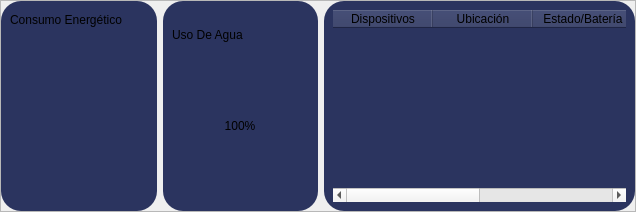
        <widget class="QFrame" name="frame_6">
         <property name="frameShape">
          <enum>QFrame::Shape::StyledPanel</enum>
         </property>
         <property name="frameShadow">
          <enum>QFrame::Shadow::Raised</enum>
         </property>
         <layout class="QHBoxLayout" name="horizontalLayout_4" stretch="1,1,2">
          <property name="leftMargin">
           <number>0</number>
          </property>
          <property name="topMargin">
           <number>0</number>
          </property>
          <property name="rightMargin">
           <number>0</number>
          </property>
          <property name="bottomMargin">
           <number>0</number>
          </property>
          <item>
           <widget class="QFrame" name="frame_16">
            <property name="styleSheet">
             <string notr="true">QFrame{
	background-color: rgb(43, 52, 95);
	border-radius: 20px;
}</string>
            </property>
            <property name="frameShape">
             <enum>QFrame::Shape::StyledPanel</enum>
            </property>
            <property name="frameShadow">
             <enum>QFrame::Shadow::Raised</enum>
            </property>
            <layout class="QVBoxLayout" name="verticalLayout_12">
             <item>
              <widget class="QLabel" name="label_10">
               <property name="maximumSize">
                <size>
                 <width>16777215</width>
                 <height>20</height>
                </size>
               </property>
               <property name="text">
                <string>Consumo Energético</string>
               </property>
              </widget>
             </item>
             <item>
              <widget class="QWidget" name="widget_2" native="true"/>
             </item>
            </layout>
           </widget>
          </item>
          <item>
           <widget class="QFrame" name="frame_15">
            <property name="styleSheet">
             <string notr="true">QFrame{
	background-color: rgb(43, 52, 95);
	border-radius: 20px;
}</string>
            </property>
            <property name="frameShape">
             <enum>QFrame::Shape::StyledPanel</enum>
            </property>
            <property name="frameShadow">
             <enum>QFrame::Shadow::Raised</enum>
            </property>
            <layout class="QVBoxLayout" name="verticalLayout_17">
             <item>
              <widget class="QLabel" name="label_31">
               <property name="maximumSize">
                <size>
                 <width>16777215</width>
                 <height>20</height>
                </size>
               </property>
               <property name="text">
                <string>Uso De Agua</string>
               </property>
              </widget>
             </item>
             <item>
              <layout class="QHBoxLayout" name="horizontalLayout_14">
               <item>
                <spacer name="horizontalSpacer_3">
                 <property name="orientation">
                  <enum>Qt::Orientation::Horizontal</enum>
                 </property>
                 <property name="sizeHint" stdset="0">
                  <size>
                   <width>40</width>
                   <height>20</height>
                  </size>
                 </property>
                </spacer>
               </item>
               <item>
                <widget class="QFrame" name="frame_30">
                 <property name="styleSheet">
                  <string notr="true">QFrame{
background:qconicalgradient(cx:0.5,cy:0.5,angle:-90,
													stop:0 #00BCD4,
													stop:0.5 #2196F3,
													stop:1  #00BCD4);
border-radius: 60px;
border: none;
min-width:120px;
min-height:120px;
max-width:120px;
max-height:120px;
}</string>
                 </property>
                 <property name="frameShape">
                  <enum>QFrame::Shape::StyledPanel</enum>
                 </property>
                 <property name="frameShadow">
                  <enum>QFrame::Shadow::Raised</enum>
                 </property>
                 <layout class="QGridLayout" name="gridLayout_5">
                  <item row="0" column="0">
                   <widget class="QFrame" name="frame_31">
                    <property name="styleSheet">
                     <string notr="true">QFrame{
	background-color: rgb(43, 52, 95);
border-radius: 50px;
border: none;
min-width:100px;
min-height:100px;
max-width:100px;
max-height:100px;
}</string>
                    </property>
                    <property name="frameShape">
                     <enum>QFrame::Shape::StyledPanel</enum>
                    </property>
                    <property name="frameShadow">
                     <enum>QFrame::Shadow::Raised</enum>
                    </property>
                    <layout class="QVBoxLayout" name="verticalLayout_16">
                     <property name="leftMargin">
                      <number>0</number>
                     </property>
                     <property name="topMargin">
                      <number>0</number>
                     </property>
                     <property name="rightMargin">
                      <number>0</number>
                     </property>
                     <property name="bottomMargin">
                      <number>0</number>
                     </property>
                     <item>
                      <widget class="QLabel" name="label_32">
                       <property name="styleSheet">
                        <string notr="true">QLabel{
	background-color: transparent;
	font: 600 12pt &quot;Segoe UI&quot;;
}</string>
                       </property>
                       <property name="text">
                        <string>100%</string>
                       </property>
                       <property name="alignment">
                        <set>Qt::AlignmentFlag::AlignCenter</set>
                       </property>
                      </widget>
                     </item>
                    </layout>
                   </widget>
                  </item>
                 </layout>
                </widget>
               </item>
               <item>
                <spacer name="horizontalSpacer_2">
                 <property name="orientation">
                  <enum>Qt::Orientation::Horizontal</enum>
                 </property>
                 <property name="sizeHint" stdset="0">
                  <size>
                   <width>40</width>
                   <height>20</height>
                  </size>
                 </property>
                </spacer>
               </item>
              </layout>
             </item>
            </layout>
           </widget>
          </item>
          <item>
           <widget class="QFrame" name="frame_14">
            <property name="styleSheet">
             <string notr="true">QFrame{
	background-color: rgb(43, 52, 95);
	border-radius: 20px;
}</string>
            </property>
            <property name="frameShape">
             <enum>QFrame::Shape::StyledPanel</enum>
            </property>
            <property name="frameShadow">
             <enum>QFrame::Shadow::Raised</enum>
            </property>
            <layout class="QVBoxLayout" name="verticalLayout_13">
             <item>
              <widget class="QTableWidget" name="tableWidget">
               <column>
                <property name="text">
                 <string>Dispositivos</string>
                </property>
               </column>
               <column>
                <property name="text">
                 <string>Ubicación</string>
                </property>
               </column>
               <column>
                <property name="text">
                 <string>Estado/Batería</string>
                </property>
               </column>
               <column>
                <property name="text">
                 <string>Consumo</string>
                </property>
               </column>
              </widget>
             </item>
            </layout>
           </widget>
          </item>
         </layout>
        </widget>
